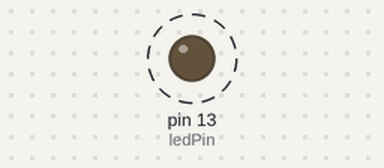
Bench run of a sketch on a simulated Arduino Uno, built with avr-gcc and run on an emulated ATmega328P. Parts: output pins drawn as LEDs (lit = HIGH). Dashed ring = blinking.

Above: at 0.5 s.
Timing chart, 0 to 4.8 s (numbered marks = the images above):
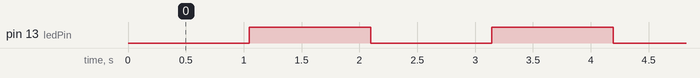

The sketch:

BlinkLEDTimer1OverFlow.ino
```cpp
/*
Example Timer1 Interrupt
Flash LED every second
*/

#define ledPin 13
int timer1_counter;
void setup()
{
  pinMode(ledPin, OUTPUT);

  // initialize timer1
  noInterrupts();           // disable all interrupts
  TCCR1A = 0;
  TCCR1B = 0;

  // Set timer1_counter to the correct value for our interrupt interval
  //timer1_counter = 64886;   // preload timer 65536-16MHz/256/100Hz
  timer1_counter = 10;
  //timer1_counter = 34286;   // preload timer 65536-16MHz/256/2Hz

  TCNT1 = timer1_counter;   // preload timer
  TCCR1B |= (1 << CS12);    // 256 prescaler
  TIMSK1 |= (1 << TOIE1);   // enable timer overflow interrupt
  interrupts();             // enable all interrupts
}

ISR(TIMER1_OVF_vect)        // interrupt service routine
{
  TCNT1 = timer1_counter;   // preload timer
  digitalWrite(ledPin, digitalRead(ledPin) ^ 1);
}

void loop()
{
  // your program here...
}
```

Measured:
- by itself, pin 13 (ledPin): alternates HIGH for 1.0 s and LOW for 1.0 s
